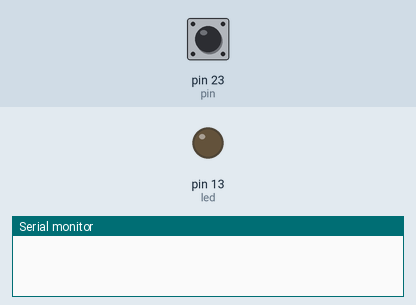
Recording of a sketch running on a simulated Arduino Mega 2560, built with avr-gcc and run on an emulated ATmega2560. On the bench: output pins drawn as LEDs (lit = HIGH), the last lines printed to the serial monitor. The test bench sets the inputs (shaded band); at power-on: pin 23 (pin) HIGH.

Above: at 1.2 s.
1.3 s: pin 23 (pin) pulled LOW for 0.15 s
At 1.37 s:
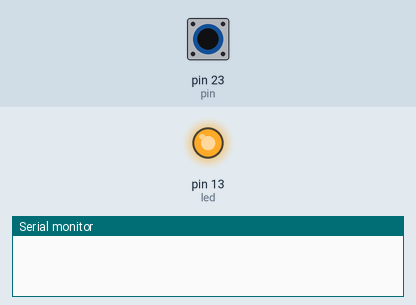
2.9 s: pin 23 (pin) pulled LOW for 3.2 s
At 7.5 s:
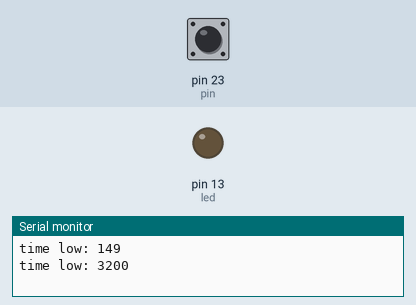
Timing chart, 0 to 9.0 s (numbered marks = the images above; inputs shaded):
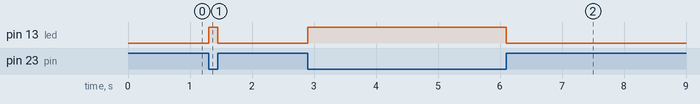

The sketch:

measure_signallines.ino
```cpp
/*
*este sketch sirve para calcular los ciclos que se demora
*una liena de senial de la maquina de escribir
*/

int ser = 0;
int pin = 23;
int led = 13;
int prev = 1;
int count;
long time;
long lowtime;
long cycletime;
int ciclos = 0;

void setup(){
  pinMode(pin, INPUT);
  digitalWrite(pin, HIGH);// esto es importante para obtener la lectura de lines de escaneo
  pinMode(led, OUTPUT);
  Serial.begin(115200);
  time = millis();
  lowtime = millis();
  cycletime = micros();
}

void loop(){
  ser = digitalRead(pin);

  if(ser == 0 && prev == 1){
    digitalWrite(led, HIGH);
    count++;
    //long result = micros() - cycletime;
    //Serial.print("ciclo: ");
    //Serial.println(result);
    //cycletime = micros(); // ±17480 en gx9500
    lowtime = millis();

  }else if(ser == 1 && prev == 0){
    digitalWrite(led, LOW);
    long result = millis() - lowtime;
    Serial.print("time low: "); //toma mas o menos ±2040 micros.
    Serial.println(result);
  }

  /*
  cada linea baja 54 a 55 veces por segundo. es decir 0.018 segundos
  */
  /*
  if(micros() - time > 1000000){
    Serial.println(count);
    count = 0;
    //Serial.print("ciclos: ");
    //Serial.println(ciclos);
    time = micros();
  }
  */
  prev = ser;
}
```

Measured:
- after the input at 1.3 s, pin 13 (led): LOW → HIGH at once, → LOW 0.15 s later
- after the input at 2.9 s, pin 13 (led): LOW → HIGH at once, → LOW 3.2 s later
